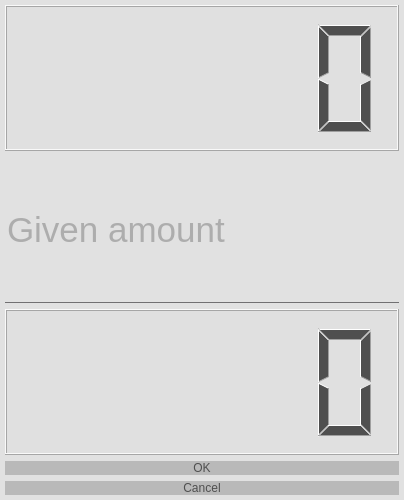
<?xml version="1.0" encoding="UTF-8"?>
<ui version="4.0">
 <class>Dialog</class>
 <widget class="QDialog" name="Dialog">
  <property name="geometry">
   <rect>
    <x>0</x>
    <y>0</y>
    <width>404</width>
    <height>500</height>
   </rect>
  </property>
  <property name="windowTitle">
   <string>Pay</string>
  </property>
  <property name="windowIcon">
   <iconset resource="../resource/resource.qrc">
    <normaloff>:/Simple icons/simple_icons/fi-rr-dollar.svg</normaloff>:/Simple icons/simple_icons/fi-rr-dollar.svg</iconset>
  </property>
  <property name="styleSheet">
   <string notr="true">*
{
	
	font: 26pt &quot;MS Shell Dlg 2&quot;;
	
	color: rgb(79, 79, 79);
	background-color:  rgba(223, 223, 223, 200);
}


QPushButton
{ 
	alternate-background-color: rgb(255, 255, 255);
	
	background-color: rgb(185, 185, 185);
	border-width: 2px;
    border-radius: 10px;
	position: center;
 }

QPushButton:hover
{
	background: rgba(225, 225, 225, 180);
	border-style: dashed;
}

QPushButton:pressed
{
	
	background-color: rgb(136, 136, 136, 180);
	border-width: 2px;
    border-radius: 10px;
}

QLineEdit
{
	background: transparent;
	color: rgb(121, 121, 121);
	border: none;
	border-bottom: 1px solid #717072
}
</string>
  </property>
  <layout class="QVBoxLayout" name="verticalLayout">
   <property name="leftMargin">
    <number>5</number>
   </property>
   <property name="topMargin">
    <number>5</number>
   </property>
   <property name="rightMargin">
    <number>5</number>
   </property>
   <property name="bottomMargin">
    <number>5</number>
   </property>
   <item>
    <widget class="QLCDNumber" name="lcdN_total">
     <property name="sizePolicy">
      <sizepolicy hsizetype="MinimumExpanding" vsizetype="MinimumExpanding">
       <horstretch>0</horstretch>
       <verstretch>0</verstretch>
      </sizepolicy>
     </property>
     <property name="smallDecimalPoint">
      <bool>true</bool>
     </property>
     <property name="value" stdset="0">
      <double>0.000000000000000</double>
     </property>
    </widget>
   </item>
   <item>
    <widget class="QLineEdit" name="le_givenAmount">
     <property name="sizePolicy">
      <sizepolicy hsizetype="MinimumExpanding" vsizetype="MinimumExpanding">
       <horstretch>0</horstretch>
       <verstretch>0</verstretch>
      </sizepolicy>
     </property>
     <property name="font">
      <font>
       <family>MS Shell Dlg 2</family>
       <pointsize>26</pointsize>
       <weight>50</weight>
       <italic>false</italic>
       <bold>false</bold>
      </font>
     </property>
     <property name="layoutDirection">
      <enum>Qt::LeftToRight</enum>
     </property>
     <property name="inputMethodHints">
      <set>Qt::ImhDigitsOnly|Qt::ImhFormattedNumbersOnly</set>
     </property>
     <property name="placeholderText">
      <string>Given amount</string>
     </property>
    </widget>
   </item>
   <item>
    <widget class="QLCDNumber" name="lcdN_return">
     <property name="sizePolicy">
      <sizepolicy hsizetype="MinimumExpanding" vsizetype="MinimumExpanding">
       <horstretch>0</horstretch>
       <verstretch>0</verstretch>
      </sizepolicy>
     </property>
     <property name="smallDecimalPoint">
      <bool>true</bool>
     </property>
    </widget>
   </item>
   <item>
    <widget class="QDialogButtonBox" name="buttonBox">
     <property name="sizePolicy">
      <sizepolicy hsizetype="MinimumExpanding" vsizetype="Maximum">
       <horstretch>0</horstretch>
       <verstretch>0</verstretch>
      </sizepolicy>
     </property>
     <property name="font">
      <font>
       <family>MS Shell Dlg 2</family>
       <pointsize>26</pointsize>
       <weight>50</weight>
       <italic>false</italic>
       <bold>false</bold>
      </font>
     </property>
     <property name="layoutDirection">
      <enum>Qt::LeftToRight</enum>
     </property>
     <property name="autoFillBackground">
      <bool>false</bool>
     </property>
     <property name="orientation">
      <enum>Qt::Vertical</enum>
     </property>
     <property name="standardButtons">
      <set>QDialogButtonBox::Cancel|QDialogButtonBox::Ok</set>
     </property>
     <property name="centerButtons">
      <bool>true</bool>
     </property>
    </widget>
   </item>
  </layout>
 </widget>
 <resources>
  <include location="../resource/resource.qrc"/>
 </resources>
 <connections/>
</ui>
